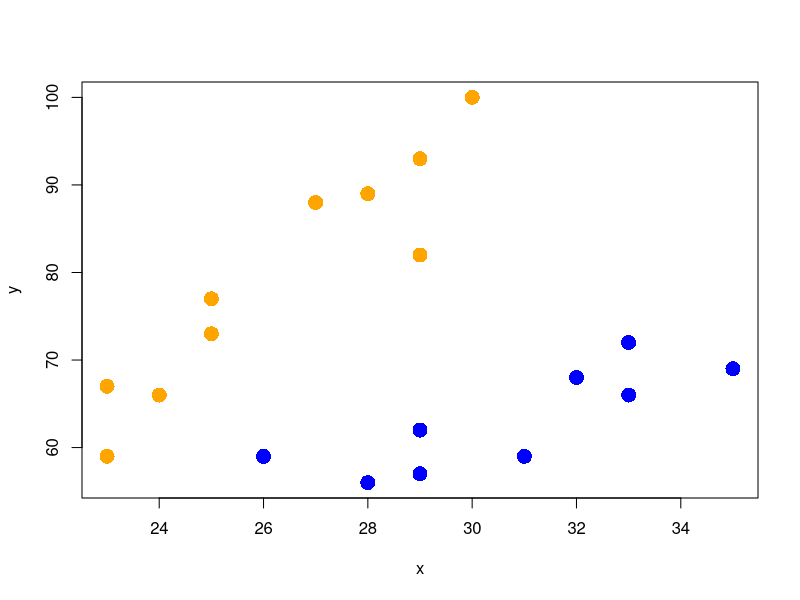
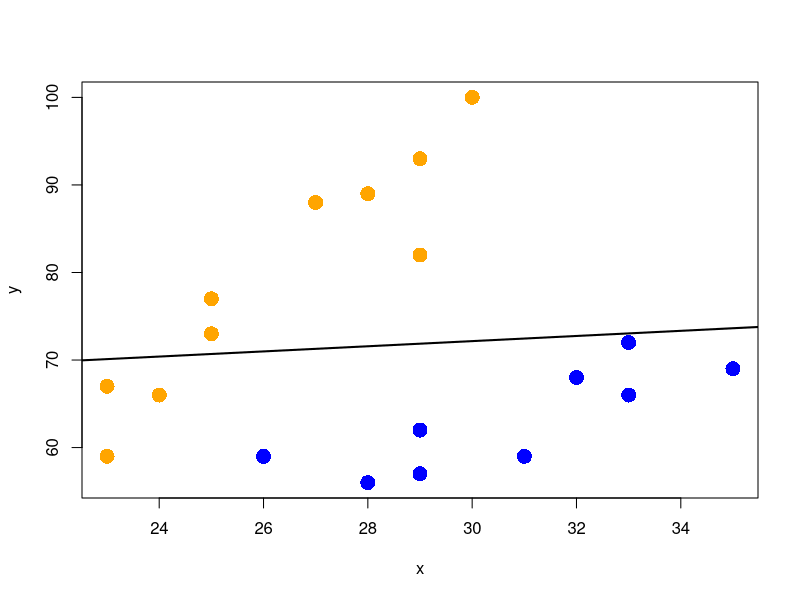
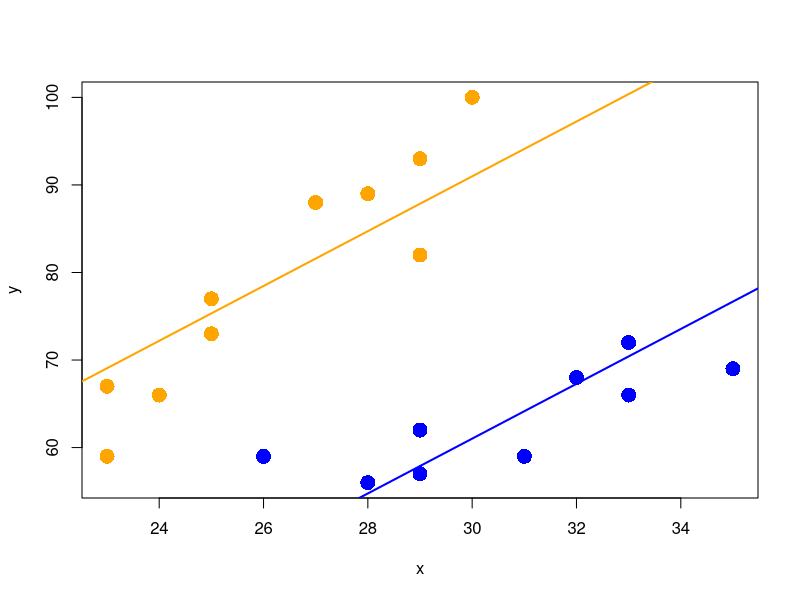
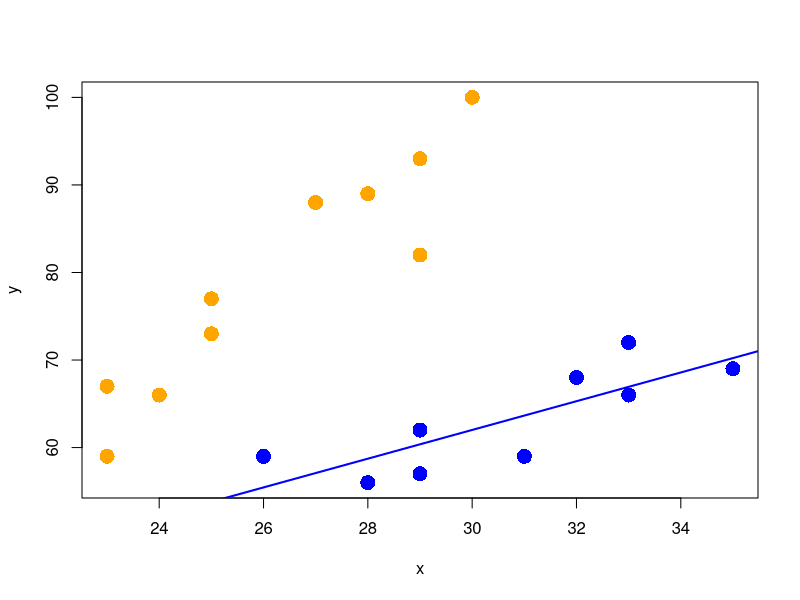
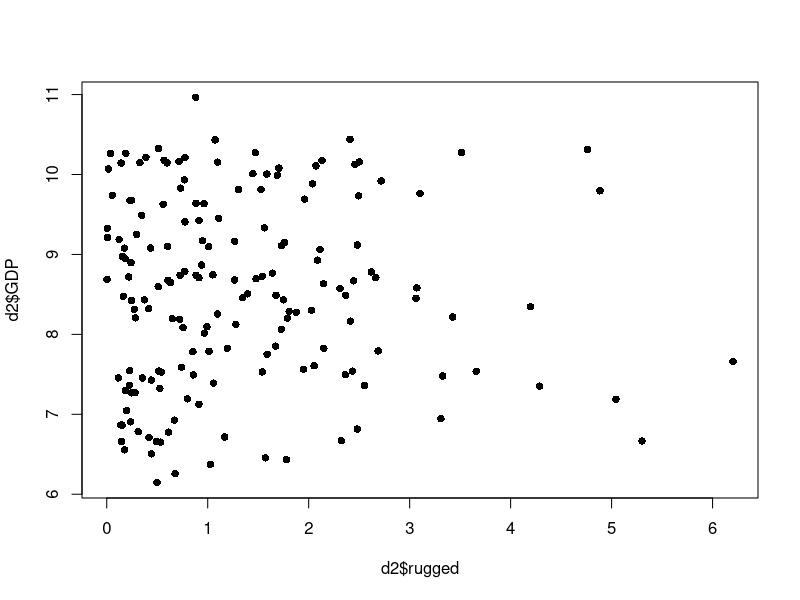

R code for these plots, in order: (Note: this script raises an error after producing the figures.)
# EEB 338/538 Analysis and Visualization of Biological Data
# Class 12: Linear models and interaction terms

## Sex interaction effect example -------------------

y <- c(89, 88, 66, 59, 93, 73, 82, 77, 100, 67, 57, 68, 69, 59, 62, 59, 56, 66, 72)
x <- c(28, 27, 24, 23, 29, 25, 29, 25, 30, 23, 29, 32, 35, 31, 29, 26, 28, 33, 33)
m <- c(rep(0, 10), rep(1, 9))
dat <- data.frame(y = y, x = x, male = m)

plot(y ~ x, cex = 2, pch = ifelse(dat$male == 1, 16, 16),
     col = ifelse(dat$male == 1, "blue", "orange")) 

# Model that ignores sex:

m <- lm(y ~ x, data = dat)

plot(y ~ x, cex = 2, pch = ifelse(dat$male == 1, 16, 16),
     col = ifelse(dat$male == 1, "blue", "orange")) 
abline(m,col = "black", lwd = 2) 

summary(m)

# Model that includes sex as main effect:

m2 <- lm(y ~ x + male, data = dat)
plot(y ~ x, cex = 2, pch = ifelse(dat$male == 1, 16, 16),
     col = ifelse(dat$male == 1, "blue", "orange")) 
abline(a=coefficients(m2)[1], b=coefficients(m2)[2], col="orange", lwd = 2) # female line 
abline(a=coefficients(m2)[1] + coefficients(m2)[3], b=coefficients(m2)[2] ,col="blue", lwd = 2)

summary(m2)


# Model that includes interaction 

m3 <- lm(y ~ x*male, data = dat)
plot(y ~ x, cex = 2, pch = ifelse(dat$male == 1, 16, 16),
     col = ifelse(dat$male == 1, "blue", "orange")) 
#abline(a = coefficients(m3)[1], b = coefficients(m3)[2], col= "orange", lwd = 2) # female line 
abline(a = coefficients(m3)[1] + coefficients(m3)[3], b = coefficients(m3)[2] + 
         coefficients(m3)[4], col = "blue", lwd = 2) # male line 
summary(m3)


## An example  ------------------------------

# Data on economic indicators and terrain ruggedness, adapted from dataset used in McElreath (2016)
d <- read.csv("class12_rugged.csv", stringsAsFactors = T)

str(d)  

# Select only countries with GDP data

d2 <- d[complete.cases(d$rgdppc_2000),]

# log outcome variable
d2$GDP <- log(d2$rgdppc_2000)


# Plot full data set
plot(d2$GDP ~ d2$rugged,
     col = 1, pch =16)
m <- lm(GDP~rugged)
summary(m)
abline(m, lwd = 2)

xpoints <- seq(min(rugged), max(rugged), length.out = 100)
ypoints <- data.frame(predict(m, newdata = data.frame(rugged = xpoints), interval = "confidence", level = 0.95))
lines(ypoints$lwr ~ xpoints, lty = 2)
lines(ypoints$upr ~ xpoints, lty = 2)



# Split Africa and non-Africa, plot
d.A1 <- d2[d2$cont_africa == 1, ]
d.A0 <- d2[d2$cont_africa == 0, ]

par(mfrow=c(2,1))

plot(log(d.A1$rgdppc_2000) ~ d.A1$rugged,
     col = "orange", pch =16,
     xlab = "terrain ruggedness index",
     ylab = "log(GDP)")
m.A1 <- lm(log(d.A1$rgdppc_2000) ~ d.A1$rugged)
abline(m.A1, col = "orange", lwd = 2)

plot(log(d.A0$rgdppc_2000) ~ d.A0$rugged,
     col = "blue", pch =16,
     xlab = "terrain ruggedness index",
     ylab = "log(GDP)")
m.A1 <- lm(log(d.A0$rgdppc_2000) ~ d.A0$rugged)
abline(m.A1, col = "blue", lwd = 2)

# Dummy variable doesn't work (because slope can't differ)
m.dummy <- lm(GDP ~ rugged + d2$cont_africa)

summary(m.dummy)

par(mfrow=c(1,1))

plot(log(d.A1$rgdppc_2000) ~ d.A1$rugged,
     col = "orange", pch =16,
     xlim = c(0, 6.5),
     ylim = c(6, 11),
     xlab = "terrain ruggedness index",
     ylab = "log(GDP)")

points(log(d.A0$rgdppc_2000) ~ d.A0$rugged,
       col = "blue", pch =16)
abline(a = coefficients(m.dummy)[1], 
       b = coefficients(m.dummy)[2],
       col="blue", lwd = 2) # not Africa
abline(a = coefficients(m.dummy)[1] +
         coefficients(m.dummy)[3],
       b = coefficients(m.dummy)[2] ,
       col="orange", lwd = 2) # Africa



# Interaction allows effect of ruggedness to depend on continent

m.interaction <- lm(GDP ~ rugged + d2$cont_africa + d2$cont_africa * rugged)

summary(m.interaction)

plot(log(d.A1$rgdppc_2000) ~ d.A1$rugged,
     col = "orange", pch =16,
     xlim = c(0, 6.5),
     ylim = c(6, 11),
     xlab = "terrain ruggedness index",
     ylab = "log(GDP)")
points(log(d.A0$rgdppc_2000) ~ d.A0$rugged,
       col = "blue", pch =16)
abline(a = coefficients(m.interaction)[1], 
       b = coefficients(m.interaction)[2],
       col="blue", lwd = 2) # not Africa
abline(a = coefficients(m.interaction)[1] +
         coefficients(m.interaction)[3],
       b = coefficients(m.interaction)[2] + 
         coefficients(m.interaction)[4],
       col="orange", lwd = 2) # Africa

## Data transformation----------------------------------

age <- rexp(600, rate=0.1)

hist(age, xlab= "age at death", col = "orange")
lines(c(mean(age), mean(age)), c(0, 250), col="blue", lwd = 4)

hist(age, xlab= "age at death", col = c("darkgreen", "orange", "orange", "orange", "orange", "orange", "orange", "orange", "orange", "orange", "orange", "orange", "orange"))
lines(c(mean(age), mean(age)), c(0, 250), col="blue", lwd = 2)

hist(log(age), xlab="log(age at death)", col = "orange", breaks = 13)
lines(c(mean(log(age)), mean(log(age))), c(0, 250), col="blue", lwd = 4)

male <- c(rep(0, 300), rep(1, 300))
age <- c(rexp(300, rate = 0.08), rexp(300, rate = 0.11))

boxplot(age ~ male, xlab = "male", ylab = "age at death", col = "orange")

boxplot(log(age) ~ male, xlab = "male", ylab = "log(age at death)", col = "orange")

# fit model
m <- lm(log(age) ~ male)
summary(m)

# Convert coef back to probability scale
exp(coef(m)['male'])

# Works for confidence intervals too
exp(confint(m)['male',])

(male.pred <- exp(log(40)-0.419))
male.pred/40


